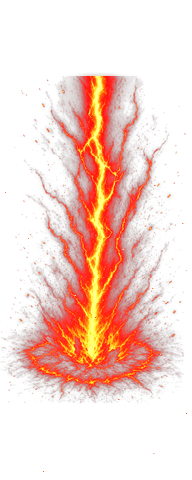
#> input picture assets/fx/skill/loi/qi_crimson/strike_09.png, 192 x 480 px; its folder holds only this picture in this run
$ python gen-qi-colored-thunder.py ../assets/fx/skill/loi/qi_crimson/strike_09.png
#> lines starting #> are read from the running program, lines starting #| are printed output that depends on the picture
#> in gen_pack, im is the input picture: PIL image 192x480 RGBA; mean R, G, B, A 65.1, 13.3, 2.3, 51.6
#!/usr/bin/env python3
"""
Gen sét dọc nhiều màu từ qi_crimson (cùng motion khí thế).

Packs → assets/fx/skill/loi/{folder}/
  qi_violet  — hồn tím (trấn/tỏa/đế/truy…)
  qi_azure   — thanh long / lam
  qi_gold    — lôi vàng điện
  qi_venom   — độc lôi lục
  qi_gale    — phong lôi thanh

Không đụng qi_crimson / qi_thunder / bagua.

Usage:
  python3 scripts/gen-qi-colored-thunder.py
  python3 scripts/gen-qi-colored-thunder.py violet gold
"""
from __future__ import annotations

import colorsys
import sys
from pathlib import Path

from PIL import Image, ImageEnhance

ROOT = Path(__file__).resolve().parents[1]
SRC = ROOT / "assets/fx/skill/loi/qi_crimson"
LOI = ROOT / "assets/fx/skill/loi"

# tag → (folder, accent rgb, preview name, label)
PACKS = {
    "violet": ("qi_violet", (180, 120, 255), "_preview_loi_tim.gif", "lôi tím hồn"),
    "azure": ("qi_azure", (60, 200, 255), "_preview_loi_lam.gif", "lôi lam thanh long"),
    "gold": ("qi_gold", (255, 220, 80), "_preview_loi_vang.gif", "lôi vàng điện"),
    "venom": ("qi_venom", (80, 255, 120), "_preview_loi_doc.gif", "độc lôi"),
    "gale": ("qi_gale", (100, 255, 220), "_preview_loi_phong.gif", "phong lôi"),
}

STEMS = ("strike", "impact", "charge", "flight")


def clamp01(x: float) -> float:
    return max(0.0, min(1.0, x))


def recolor_rgba(im: Image.Image, accent: tuple[int, int, int]) -> Image.Image:
    """
    Giữ luminance + alpha của crimson; map hue sang accent (hoa_long-style tint).
    Core sáng (gần trắng) giữ; mid/low → accent.
    """
#> called with accent = (180, 120, 255)
    ar, ag, ab = [c / 255.0 for c in accent]
    ah, asat, _ = colorsys.rgb_to_hsv(ar, ag, ab)
    px = im.load()
    w, h = im.size
#> w = 192; h = 480
    out = Image.new("RGBA", (w, h), (0, 0, 0, 0))
#> out: PIL image 192x480 RGBA; every value is 0
    op = out.load()
    for y in range(h):
        for x in range(w):
            r, g, b, a = px[x, y]
            if a < 8:
                continue
            # luminance của pixel nguồn
            lum = max(r, g, b) / 255.0
            # trắng nóng giữ; còn lại nhuộm accent
            if lum > 0.88:
                # core — hơi nghiêng accent
                nr = int(255 * clamp01(0.92 + ar * 0.08))
                ng = int(255 * clamp01(0.88 + ag * 0.1))
                nb = int(255 * clamp01(0.82 + ab * 0.12))
            else:
                # sat theo độ đậm nguồn (crimson có sat cao ở viền)
                src_h, src_s, src_v = colorsys.rgb_to_hsv(r / 255.0, g / 255.0, b / 255.0)
                sat = clamp01(asat * (0.55 + 0.55 * src_s) * (1.15 - lum * 0.35))
                val = clamp01(src_v * 1.05)
                rr, gg, bb = colorsys.hsv_to_rgb(ah, sat, val)
                nr, ng, nb = int(rr * 255), int(gg * 255), int(bb * 255)
            op[x, y] = (nr, ng, nb, a)
    return ImageEnhance.Contrast(out).enhance(1.06)
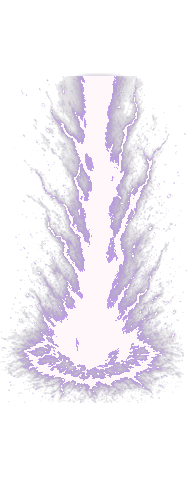
#> returned value: PIL image 192x480 RGBA; mean R, G, B, A 55.4, 46.9, 63.9, 51.3; transparent parts drawn white


def preview_gif(frames: list[Image.Image], path: Path, duration_ms: int = 55) -> None:
    if not frames:
        return
    frames[0].save(
        path,
        save_all=True,
        append_images=frames[1:],
        duration=duration_ms,
        loop=0,
        disposal=2,
    )


def contact_sheet(frames: list[Image.Image], path: Path, picks=(1, 6, 12, 18, 24)) -> None:
#> called with picks = (1, 6, 12, 18, 24)
    picks = [p for p in picks if 1 <= p <= len(frames)]
    if not picks:
        return
    w, h = frames[0].size
#> w = 192; h = 480
    sheet = Image.new("RGBA", (w * len(picks), h), (0, 0, 0, 255))
    for i, idx in enumerate(picks):
        sheet.paste(frames[idx - 1], (i * w, 0))
    sheet.save(path)


def gen_pack(tag: str) -> None:
    folder, accent, preview_name, label = PACKS[tag]
    dest = LOI / folder
    if not SRC.exists():
        raise SystemExit(f"missing source pack: {SRC}")
    dest.mkdir(parents=True, exist_ok=True)

    strike_frames: list[Image.Image] = []
    for stem in STEMS:
        srcs = sorted(SRC.glob(f"{stem}_*.png"))
        if not srcs:
            continue
        for sp in srcs:
            im = Image.open(sp).convert("RGBA")
            out = recolor_rgba(im, accent)
            out.save(dest / sp.name)
            if stem == "strike":
                strike_frames.append(out)

    # refs
    ref = SRC / "_ref_crimson_strike.png"
    if ref.exists():
        recolor_rgba(Image.open(ref).convert("RGBA"), accent).save(dest / f"_ref_{tag}_strike.png")

    if strike_frames:
        preview_gif(strike_frames, dest / preview_name)
        contact_sheet(strike_frames, dest / preview_name.replace(".gif", "_contact.png"))

    (dest / "README.md").write_text(
        f"# {folder} — {label}\n\nRecolor từ `qi_crimson`. Preview: `{preview_name}`\n",
        encoding="utf-8",
    )
    print(f"ok {folder} ×{len(strike_frames)} strike → {preview_name}")


def main() -> None:
    wanted = [a.lower() for a in sys.argv[1:] if a.lower() in PACKS] or list(PACKS.keys())
    for tag in wanted:
        gen_pack(tag)


if __name__ == "__main__":
    main()
